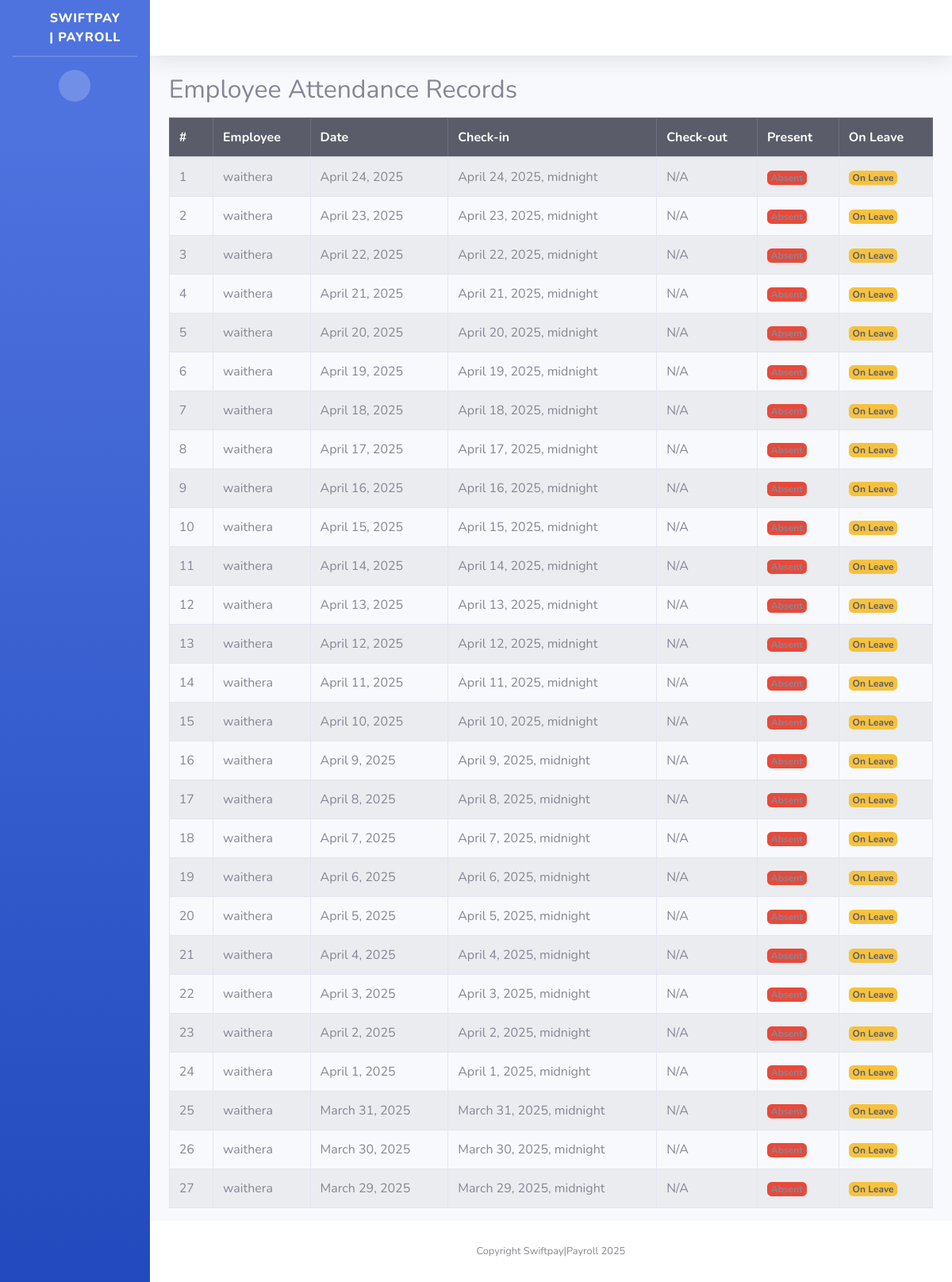
The page /attendance/ on the database its author committed.
### mywebsite/models.py (models this page shows, shortened)
class Attendance(models.Model):
    employee = models.ForeignKey(CustomUser, on_delete=models.CASCADE)
    date = models.DateField()
    check_in = models.DateTimeField()
    check_out = models.DateTimeField(null=True, blank=True)
    is_present = models.BooleanField(default=False)
    is_leave = models.BooleanField(default=False)
    class Meta:
        unique_together = ('employee', 'date')

class CustomUser(AbstractUser):
    GENDER_CHOICES = [
        ('M', 'Male'),
        ('F', 'Female'),
        ('O', 'Other')
    ]
    employee_id = models.CharField(max_length=20, unique=True)
    date_of_birth = models.DateField(null=True, blank=True)
    gender = models.CharField(max_length=1, choices=GENDER_CHOICES)
    phone_number = models.CharField(max_length=15, blank=True)
    address = models.TextField(blank=True)
    joined_date = models.DateField(default=timezone.now)
    role = models.ForeignKey(EmployeeRole, on_delete=models.SET_NULL, null=True)
    department = models.ForeignKey(Department, on_delete=models.SET_NULL, null=True)
    is_active_employee = models.BooleanField(default=True)
    middle_name = models.CharField(max_length=255, null=True, blank=True)
    residential_status = models.CharField(max_length=2, choices=[
        ('R', 'Resident'),
        ('NR', 'Non-Resident')
    ], null=True, blank=True)
    national_id = models.CharField(max_length=10, null=True, blank=True)
    kra_pin = models.CharField(max_length=11, null=True, blank=True)
    nssf_no = models.CharField(max_length=15, null=True, blank=True)
    nhif_no = models.CharField(max_length=15, null=True, blank=True)
    passport_photo = models.ImageField(upload_to='employee_photos/', blank=True, null=True)
    basic_salary = models.DecimalField(max_digits=10, decimal_places=2, null=True, blank=True)
    bank = models.CharField(max_length=50, null=True, blank=True)
    bank_account_name = models.CharField(max_length=255, null=True, blank=True)
    bank_account_number = models.CharField(max_length=35, null=True, blank=True)
    bank_branch = models.CharField(max_length=40, null=True, blank=True)
    employee_personal_number = models.CharField(max_length=50, null=True, blank=True)
    date_of_employment = models.DateField(null=True, blank=True)
    contract_type = models.CharField(choices=[
        ('P', 'Permanent'),
        ('T', 'Temporary')
    ], max_length=1, null=True, blank=True)
    job_title = models.CharField(max_length=50, null=True, blank=True)
    employee_email = models.EmailField(null=True, blank=True)
    mobile_phone = models.CharField(max_length=15, null=True, blank=True)

### mywebsite/views.py (the view)
# urls.py: path('attendance/', views.attendance_list, name='attendance_list'),
def attendance_list(request):
    attendances = Attendance.objects.all().order_by('-date')
    return render(request, 'attendance_list.html', {'attendances': attendances})

### templates/attendance_list.html
{% extends "base.html" %}
{% block content %}
<div class="container mt-4">
    <h2>Employee Attendance Records</h2>
    <table class="table table-bordered table-striped mt-3">
        <thead class="table-dark">
            <tr>
                <th>#</th>
                <th>Employee</th>
                <th>Date</th>
                <th>Check-in</th>
                <th>Check-out</th>
                <th>Present</th>
                <th>On Leave</th>
            </tr>
        </thead>
        <tbody>
            {% for attendance in attendances %}
            <tr>
                <td>{{ forloop.counter }}</td>
                <td>{{ attendance.employee.username }}</td>
                <td>{{ attendance.date }}</td>
                <td>{{ attendance.check_in }}</td>
                <td>{{ attendance.check_out|default:"N/A" }}</td>
                <td>
                    {% if attendance.is_present %}
                        <span class="badge bg-success">Present</span>
                    {% else %}
                        <span class="badge bg-danger">Absent</span>
                    {% endif %}
                </td>
                <td>
                    {% if attendance.is_leave %}
                        <span class="badge bg-warning text-dark">On Leave</span>
                    {% else %}
                        <span class="badge bg-secondary">No</span>
                    {% endif %}
                </td>
            </tr>
            {% empty %}
            <tr>
                <td colspan="7" class="text-center">No attendance records found.</td>
            </tr>
            {% endfor %}
        </tbody>
    </table>
</div>
{% endblock %}

### rows shown on the page
Attendance: employee.username "waithera", date "April 24, 2025", check_in "April 24, 2025, midnight", check_out "N/A", is_present "Absent", is_leave "On Leave"
Attendance: employee.username "waithera", date "April 23, 2025", check_in "April 23, 2025, midnight", check_out "N/A", is_present "Absent", is_leave "On Leave"
Attendance: employee.username "waithera", date "April 22, 2025", check_in "April 22, 2025, midnight", check_out "N/A", is_present "Absent", is_leave "On Leave"
Attendance: employee.username "waithera", date "April 21, 2025", check_in "April 21, 2025, midnight", check_out "N/A", is_present "Absent", is_leave "On Leave"
Attendance: employee.username "waithera", date "April 20, 2025", check_in "April 20, 2025, midnight", check_out "N/A", is_present "Absent", is_leave "On Leave"
Attendance: employee.username "waithera", date "April 19, 2025", check_in "April 19, 2025, midnight", check_out "N/A", is_present "Absent", is_leave "On Leave"
Attendance: employee.username "waithera", date "April 18, 2025", check_in "April 18, 2025, midnight", check_out "N/A", is_present "Absent", is_leave "On Leave"
Attendance: employee.username "waithera", date "April 17, 2025", check_in "April 17, 2025, midnight", check_out "N/A", is_present "Absent", is_leave "On Leave"
Attendance: employee.username "waithera", date "April 16, 2025", check_in "April 16, 2025, midnight", check_out "N/A", is_present "Absent", is_leave "On Leave"
Attendance: employee.username "waithera", date "April 15, 2025", check_in "April 15, 2025, midnight", check_out "N/A", is_present "Absent", is_leave "On Leave"
Attendance: employee.username "waithera", date "April 14, 2025", check_in "April 14, 2025, midnight", check_out "N/A", is_present "Absent", is_leave "On Leave"
Attendance: employee.username "waithera", date "April 13, 2025", check_in "April 13, 2025, midnight", check_out "N/A", is_present "Absent", is_leave "On Leave"
Attendance: employee.username "waithera", date "April 12, 2025", check_in "April 12, 2025, midnight", check_out "N/A", is_present "Absent", is_leave "On Leave"
Attendance: employee.username "waithera", date "April 11, 2025", check_in "April 11, 2025, midnight", check_out "N/A", is_present "Absent", is_leave "On Leave"
Attendance: employee.username "waithera", date "April 10, 2025", check_in "April 10, 2025, midnight", check_out "N/A", is_present "Absent", is_leave "On Leave"
Attendance: employee.username "waithera", date "April 9, 2025", check_in "April 9, 2025, midnight", check_out "N/A", is_present "Absent", is_leave "On Leave"
Attendance: employee.username "waithera", date "April 8, 2025", check_in "April 8, 2025, midnight", check_out "N/A", is_present "Absent", is_leave "On Leave"
Attendance: employee.username "waithera", date "April 7, 2025", check_in "April 7, 2025, midnight", check_out "N/A", is_present "Absent", is_leave "On Leave"
Attendance: employee.username "waithera", date "April 6, 2025", check_in "April 6, 2025, midnight", check_out "N/A", is_present "Absent", is_leave "On Leave"
Attendance: employee.username "waithera", date "April 5, 2025", check_in "April 5, 2025, midnight", check_out "N/A", is_present "Absent", is_leave "On Leave"
Attendance: employee.username "waithera", date "April 4, 2025", check_in "April 4, 2025, midnight", check_out "N/A", is_present "Absent", is_leave "On Leave"
Attendance: employee.username "waithera", date "April 3, 2025", check_in "April 3, 2025, midnight", check_out "N/A", is_present "Absent", is_leave "On Leave"
Attendance: employee.username "waithera", date "April 2, 2025", check_in "April 2, 2025, midnight", check_out "N/A", is_present "Absent", is_leave "On Leave"
Attendance: employee.username "waithera", date "April 1, 2025", check_in "April 1, 2025, midnight", check_out "N/A", is_present "Absent", is_leave "On Leave"
Attendance: employee.username "waithera", date "March 31, 2025", check_in "March 31, 2025, midnight", check_out "N/A", is_present "Absent", is_leave "On Leave"
Attendance: employee.username "waithera", date "March 30, 2025", check_in "March 30, 2025, midnight", check_out "N/A", is_present "Absent", is_leave "On Leave"
Attendance: employee.username "waithera", date "March 29, 2025", check_in "March 29, 2025, midnight", check_out "N/A", is_present "Absent", is_leave "On Leave"
